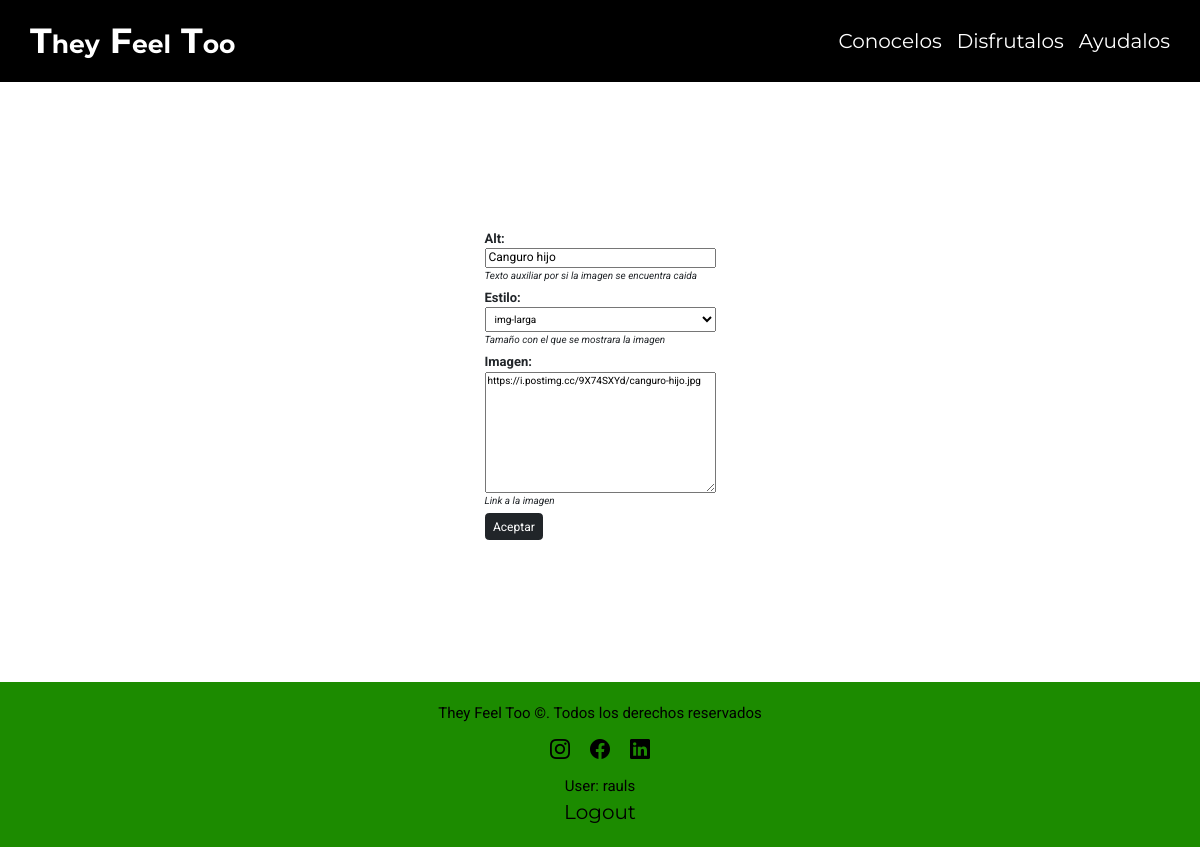
Page /home/imagen/update/4 (signed in) on the committed database.
### home/models.py (models this page shows, shortened)
class Imagen(models.Model):
    alt = models.CharField(
        max_length=200, help_text="Texto auxiliar por si la imagen se encuentra caida"
    )
    ESTILOS = [("img-larga", "img-larga"), ("img-corta", "img-corta")]
    estilo = models.CharField(
        max_length=100,
        choices=ESTILOS,
        help_text="Tamaño con el que se mostrara la imagen",
    )
    imagen = models.TextField(help_text="Link a la imagen")

### home/views.py (the view)
# urls.py: path("imagen/update/<pk>", views.ImagenUpdate.as_view(), name="imagen_update"),
class ImagenUpdate(PermissionRequiredMixin, UpdateView):
    permission_required = "home.is_admin"
    model = Imagen
    fields = "__all__"
    success_url = reverse_lazy("index")

### home/templates/home/imagen_form.html (shortened to what this page needs)
{% extends "base_generic.html" %}
{% block content %}
<div class="form-wrapper">
    <form class="form-model" action="" method="post">
        <table>
            {{ form.as_ul}}
        </table>
        <input class="btn btn-dark" type="submit" value="Aceptar" />
    </form>
</div>
{% endblock %}

### home/templates/base_generic.html (shortened to what this page needs)
<!DOCTYPE html>
<html lang="es">
<head>
    <link rel="stylesheet" href="https://cdn.jsdelivr.net/npm/bootstrap-icons@1.10.5/font/bootstrap-icons.css">
    <link rel="stylesheet" href="https://cdn.jsdelivr.net/npm/bootstrap@5.3.0-alpha3/dist/css/bootstrap.min.css">
    {% load static %}
    <link rel="stylesheet" href="{% static 'css/app.css' %}" />
</head>
<body>
    {% block navbar %}
    <div class="header--background solid--header">
        <header class="contenedor header">
            <h1>T<span>hey</span> F<span>eel</span> T<span>oo</span></h1>
            <nav class="navbar">
                <a href="{% url 'index' %}">Conocelos</a>
                <a href="{% url 'index' %}">Disfrutalos</a>
                <a href="{% url 'index' %}">Ayudalos</a>
            </nav>
        </header>
    </div>
    {% endblock %}
    {% block content %}{% endblock %}
    {% block footer %}
    <footer class="site-footer">
        <p>They Feel Too &#169. Todos los derechos reservados</p>
        <div>
            <a target="_blank" href="https://www.instagram.com/"><i class="bi bi-instagram"></i></a>
            <a target="_blank" href="https://www.facebook.com/"><i class="bi bi-facebook"></i></a>
            <a target="_blank" href="https://www.linkedin.com/in/raul-funes/"><i class="bi bi-linkedin"></i></a>
        </div>
        {% if user.is_authenticated %}
        <p>User: {{ user.get_username }}</p>
        <p><a href="{% url 'logout'%}?next={{request.path}}">Logout</a></p>
        {% else %}
        <p><a href="{% url 'login'%}?next={{request.path}}">Login</a></p>
        {% endif %}
    </footer>
    {% endblock %}
</body>
</html>

### home/static/css/app.css (style rules this page uses)
html { -webkit-text-size-adjust: 100%; line-height: 1.15 }
body { margin: 0 }
h1 { font-size: 2em; margin: .67em 0 }
a { background-color: transparent }
button, input, optgroup, select, textarea { font-family: inherit; font-size: 100%; line-height: 1.15; margin: 0 }
button, input { overflow: visible }
button, select { text-transform: none }
[type=button], [type=reset], [type=submit], button { -webkit-appearance: button; appearance: button; }
textarea { overflow: auto }
html { box-sizing: border-box; font-size: 62.5% }
body { font-family: Roboto, sans-serif }
h1, h2 { font-family: Montserrat, sans-serif; font-weight: 700 }
h1, h2, h3, h4 { margin: 0 }
h1 { font-size: 3.5rem }
a { font-family: Montserrat, sans-serif; text-decoration: none }
a, p { font-size: 2rem }
p { font-family: Roboto, sans-serif }
.contenedor { margin: 0 auto; width: min(95%, 120rem) }
.header--background { background-color: transparent; left: 0; position: absolute; top: 0; width: 100%; z-index: 2 }
.header { color: #fff }
.header h1 { padding: 2rem 0; text-align: center }
.header h1 span { font-size: 2.5rem }
@media screen and (min-width:768px) { .header { align-items: center; display: flex; justify-content: space-between } }
.navbar { align-items: center; display: flex; flex-direction: column; gap: 1.5rem; padding: 1rem 0 }
.navbar a { color: #fff; text-decoration: none }
@media screen and (min-width:768px) { .navbar { flex-direction: row } }
.site-footer { background-color: #1c8b00; padding: 2rem }
.site-footer p { color: #000; font-size: 1.5rem; margin: 0; text-align: center }
.site-footer div { align-items: center; display: flex; justify-content: center }
.site-footer a { color: #000; margin: 1rem; transition: all .3s ease }
.solid--header { position: relative; background-color: black; }
.form-wrapper { min-height: 30rem; height: 75vh; display: flex; flex-direction: column; justify-content: center; align-items: center; font-size: 1rem; }
.form-model li { list-style: none; display: flex; flex-direction: column; margin: .5rem 0; }
.form-model label { font-weight: bold; font-size: 1.3rem; }
.form-model select { min-height: fit-content; padding: .5rem; }
.form-model input { font-size: 1.2rem; height: max-content; }
.helptext { font-style: italic; }

### rows in the picture
Imagen: alt "Canguro hijo", estilo "img-larga", imagen "https://i.postimg.cc/9X74SXYd/canguro-hijo.jpg"

### other values in the picture
{{ user.get_username }} "rauls"
